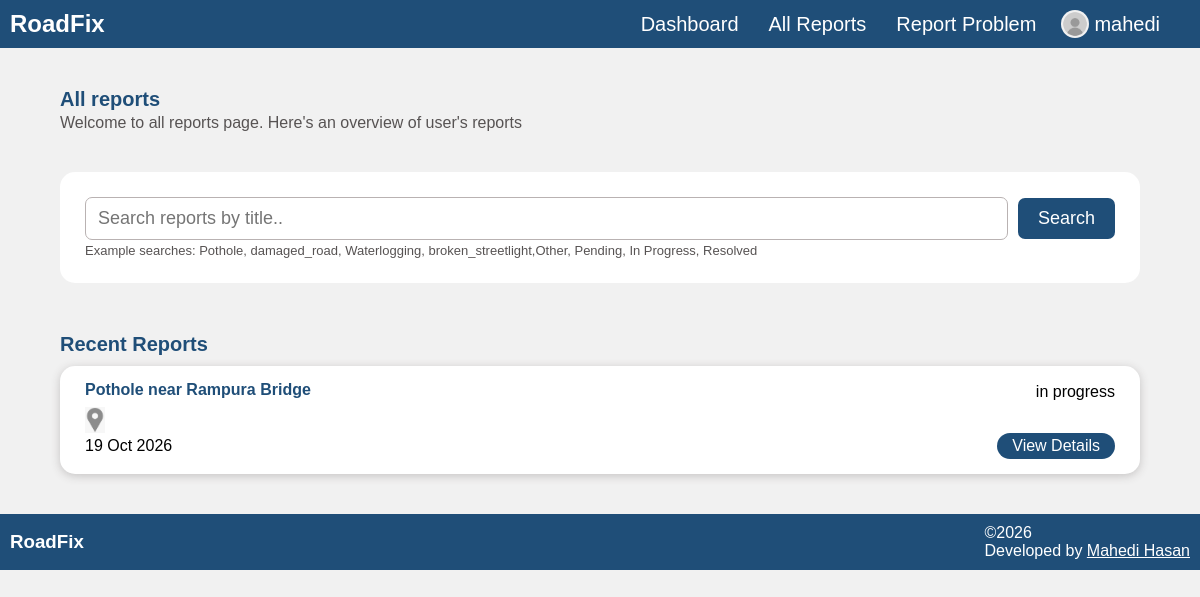
The app's page /reports/ (signed in) with its own data.
### reports/models.py (models this page shows, shortened)
class Report(models.Model):
    CATEGORY_CHOICES = [
        ("pothole", "Pothole"),
        ("damaged_road", "Damaged Road"),
        ("waterlogging", "Waterlogging"),
        ("broken_streetlight", "Broken Streetlight"),
        ("other", "Other"),
    ]
    STATUS_CHOICES = [
        ("pending", "Pending"),
        ("in_progress", "In Progress"),
        ("resolved", "Resolved"),
    ]
    title = models.CharField(max_length=200)
    category = models.CharField(max_length=30, choices=CATEGORY_CHOICES)
    description = models.TextField()
    photo = models.ImageField(upload_to="reportPics/", blank=True, null=True)
    status = models.CharField(max_length=20, choices=STATUS_CHOICES, default="pending")
    create_date = models.DateTimeField(auto_now_add=True, null=True)
    user = models.ForeignKey(User, on_delete=models.CASCADE, null=True, blank=True)
    location = models.CharField(max_length=200)
    road_information = models.CharField(max_length=200)
    landmarks = models.CharField(max_length=300)
    additional_details = models.CharField(max_length=500, blank=True)

### reports/views.py (the view)
# urls.py: path('reports/',views.allReport, name='allReports'),
def allReport(request):
    allReports = Report.objects.all()
    SEARCH_text = ""
    if request.method == "POST":
        SEARCH_text = request.POST.get("searching").strip()
    allReports = allReports.order_by("-create_date")
    if SEARCH_text:
        allReports = allReports.filter(
            Q(title__icontains=SEARCH_text) | Q(status__icontains=SEARCH_text)
        )
    return render(
        request,
        "allReports.html",
        {
            "allReports": allReports,
            "SEarching_text": SEARCH_text,
        },
    )

### templates/allReports.html (shortened to what this page needs)
{% load static %}
<!DOCTYPE html>
<html lang="en">
<head>
    <link rel="stylesheet" href="{% static 'css/allReports.css' %}">
</head>
<body>
    {% include 'navbar.html' %}
    <div class="allReportPage">
        <div class="dashboard_text">
            <h2 class="">All reports</h2>
            <p>Welcome to all reports page. Here's an overview of user's reports</p>
        </div>
        <div class="search_titile_status">
            <form method="POST">
               <div class="input_button">
                    <input type="text" placeholder="Search reports by title.."
                    name="searching"
                    value="{{SEarching_text}}"
                    style="outline: none;">
                    <button type="submit">Search</button>
            </div>
                </form>
            <p class="searchesEx">Example searches: Pothole, damaged_road, Waterlogging, broken_streetlight,Other,
                Pending, In Progress, Resolved
            </p>
        </div>
        {% if allReports %}
        <div class="recentReportsText">
            <h3>Recent Reports</h3>
        </div>
        <div class="recentReports">
            {% for reportX in allReports%}
            <div class="cart">
                <div class="title_status">
                    <h3 class="title"> {{reportX.title}}</h3>
                    <p class="{{reportX.status}}">{{reportX.get_status_display}}</p>
                </div>
                <div class="location">
                    <img src="{% static 'images/location.png' %} " alt="location pic" style="width: 20px;">
                </div>
                <div class="date_viewMore">
                    <p class="date"> {{reportX.create_date|date:'d M Y'}}</p>
                    <a href="{% url 'specific_report_details' reportX.id %}" class="viewDetails">
                        View Details
                    </a>
                </div>
            </div>
            {% endfor%}
        </div>
        {% else %}
        <h2 class="Sorry">Sorry, No reports available</h2>
        {% endif %}
    </div>
    {% include 'footer.html' %}
</body>
</html>

### templates/navbar.html (shortened to what this page needs)
{% load static %}
<link rel="stylesheet" href="{% static 'css/navbar.css' %}">
<nav>
    <div class="logo_and_roadFix">
        <a href="{% url 'index' %}">
            <h1>RoadFix</h1>
        </a>
    </div>
    <div class="hidden_when_mobile_Active">
        <div class="othersOption">
            <a href="{% url 'Dashboard' %}">Dashboard</a>
            <a href="{% url 'allReports' %}">All Reports</a>
            <a href="{% url 'report_form' %}">Report Problem</a>
        </div>
        <div class="register_login">
            {% if user.is_authenticated %}
            <div class="profile">
                <div class="image_and_name">
                    <img src="{% static 'images/profile.jpg' %}">
                    <span class="username">{{user.username}}</span>
                </div>
            </div>
            {% else %}
            <div class="register_loginPage">
                <a href="{% url 'register' %}">Register</a>
                <a href="{% url 'loginPage' %}">Login</a>
            </div>
            {% endif %}
        </div>
    </div>
</nav>

### static/css/allReports.css (style rules this page uses)
.dashboard_text h2 { margin: 0; margin-bottom: 3px; font-size: 20px; }
.dashboard_text p { margin: 0; color: #575353; font-size: 16px; margin-bottom: 40px; }
.dashboard_text h2 { margin: 0; margin-bottom: 3px; color: #1F4E78; }
.recentReportsText h3 { color: #1F4E78; margin-top: 50px; margin-bottom: 10px; font-size: 20px; }
.recentReports .cart p { margin: 3px; }
.cart h3 { margin: 0; margin-bottom: 3px; }
.cart .title { color: #1F4E78; font-size: 16px; }
.title_status { display: flex; align-items: center; justify-content: space-between; margin-top: 0px; margin-bottom: 5px; font-size: 16px; }
.cart p { margin: 0; }
.date_viewMore { display: flex; align-items: center; justify-content: space-between; }
.date_viewMore a { color: #0F766E; text-decoration: none; }
.cart .location { display: flex; align-items: center; gap: 5px; }
.cart { background: white; margin-bottom: 20px; padding: 15px 25px; border-radius: 15px; box-shadow: 0px 2px 10px #c5c3c3; }
body { margin: 0; background-color: #efefef; }
.date_viewMore .viewDetails { font-size: 16px; background-color: #1F4E78; padding: 4px 15px; border-radius: 20px; color: white; transition: transform 0.3s ease, background-color 0.3s ease; }
.recentReports .cart p { margin: 0; }
.allReportPage { margin: 40px 60px; }
.search_titile_status { background-color: white; padding: 25px; border-radius: 15px; }
.search_titile_status input { padding: 10px 12px; border: 1px solid #b9b2b2; outline: 0; border-radius: 7px; font-size: 18px; color: #635e5e; flex: 1; }
.search_titile_status button { padding: 10px 20px; outline: 0; border-radius: 7px; font-size: 18px; cursor: pointer; background: #1F4E78; color: white; border: none; }
.search_titile_status p { margin: 0; margin-top: 3px; font-size: 13px; color: #575353; }
.search_titile_status .input_button { display: flex; align-items: center; gap: 10px; }

### static/css/navbar.css (style rules this page uses)
body { margin: 0; padding: 0; background-color: #f1f1f1; font-family: Arial, sans-serif; }
* { box-sizing: border-box; }
nav { position: relative; }
.logo_and_roadFix h1 { margin: 0; color: white; }
.logo_and_roadFix { display: flex; outline: 0; border: 0; }
nav .othersOption { display: flex; align-items: center; }
nav .register_login { display: flex; align-items: center; }
nav a { text-decoration: none; color: white; }
nav { display: flex; align-items: center; justify-content: space-between; gap: 30px; margin: 0; background-color: #1F4E78; }
.othersOption a { position: relative; }
.othersOption a::after { content: ""; position: absolute; width: 0; height: 2px; background-color: white; left: 0; bottom: 0px; transition: width 0.3s ease; }
.image_and_name img { width: 28px; background: transparent; border-radius: 50%; object-fit: cover; margin-right: 5px; }
.image_and_name { display: flex; align-items: center; margin-right: 40px; }
.profile .username { color: white; max-width: 90px; overflow: hidden; text-overflow: ellipsis; }
nav { display: flex; align-items: center; justify-content: space-between; gap: 30px; background-color: #1F4E78; padding: 10px 0px 10px 10px; }
.profile { position: relative; cursor: pointer; }
.hidden_when_mobile_Active { display: flex; align-items: center; }
.hidden_when_mobile_Active { gap: 25px; font-size: 20px; }
nav .othersOption { gap: 30px; }

### static/css/footer.css (style rules this page uses)
footer h3, p { margin: 0; }

### records on screen
Report: title "Pothole near Rampura Bridge", status "in progress", create_date "19 Oct 2026"

### other values on screen
{{ user.username }} "mahedi"
